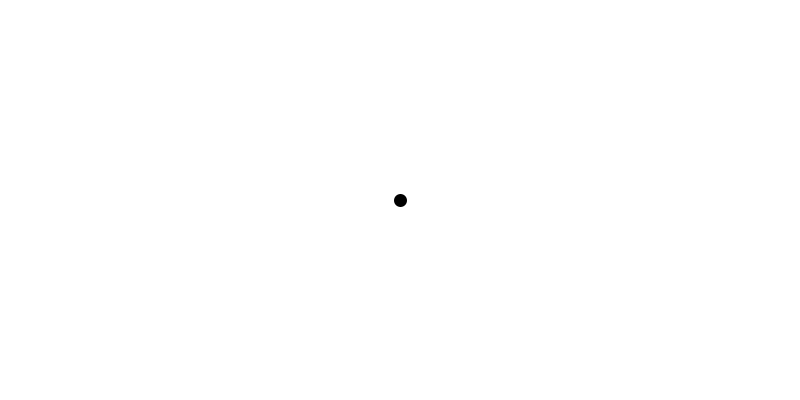
Frame 1 (no input)
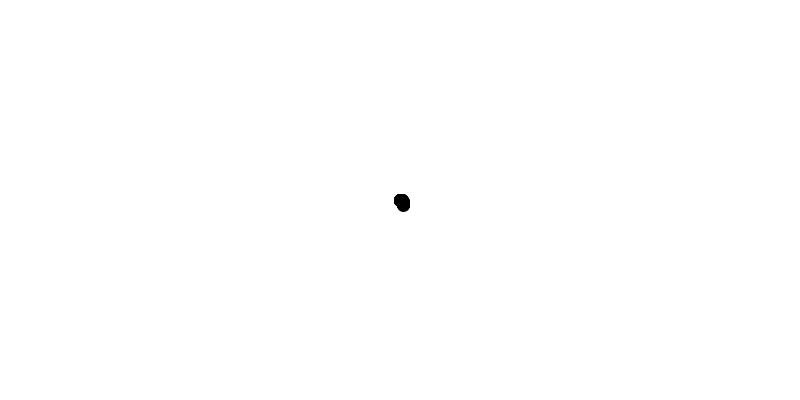
Frame 60 (the mouse pressed at the canvas centre just before this capture)
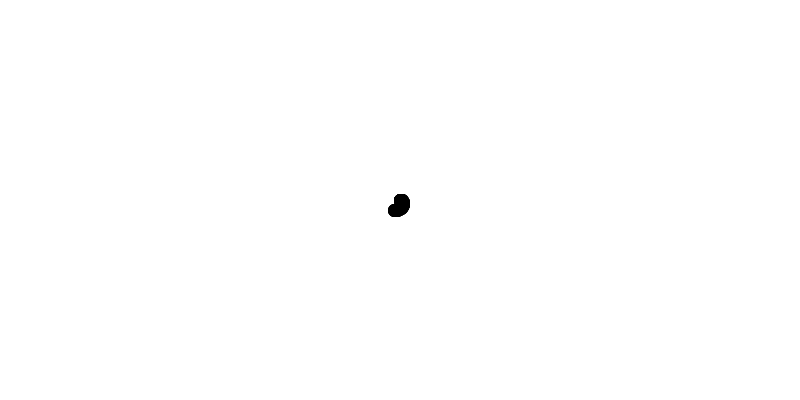
Frame 120 (the mouse held since frame 60 and released just before this capture)

The Processing sketch that drew these frames (run headless with seeded random() and noise(); from frame 60 on, the mouse is pressed at the canvas centre):

// Processing sketch: h_w_5_2
// ── h_w_5_2.pde
float r=0;
float angle=0;
void setup(){
  size(800,400);
  background(255);
  frameRate(400);
}
void draw(){
  translate(400,200);
  fill(0);stroke(0);strokeWeight(3);
  ellipse(r*cos(radians(angle)),r*sin(radians(angle)),10,10);
  r+=0.1;
  angle++;
}
